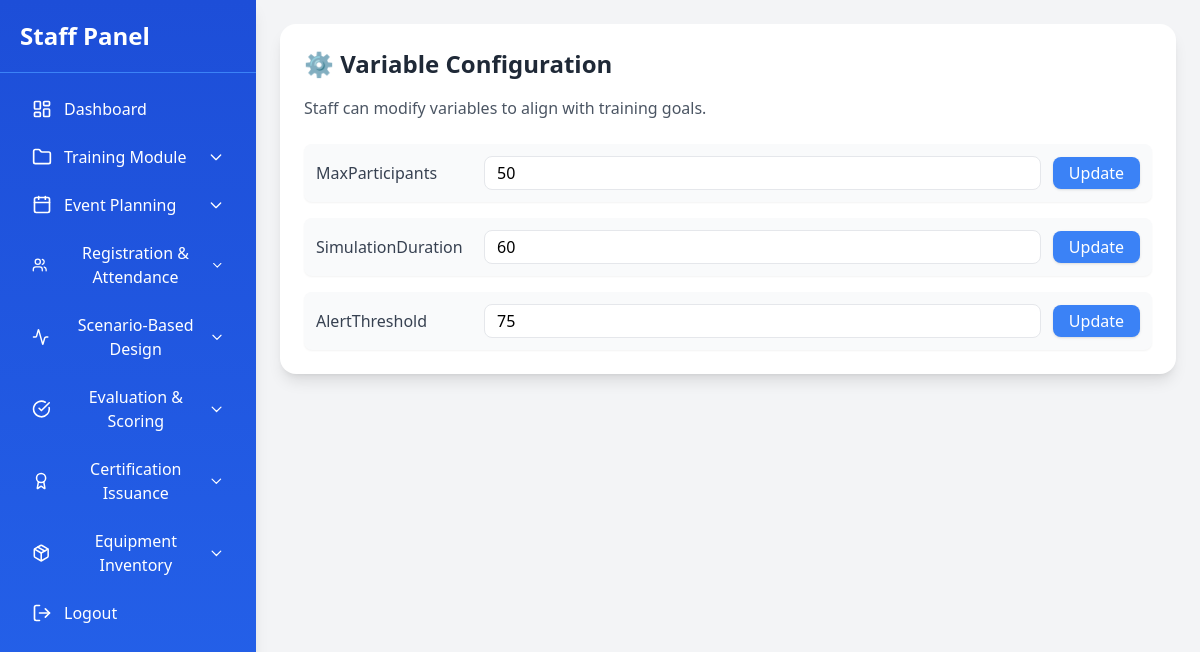
Page /staff/module4/module4.2.php on the committed database.
### tables this page shows
CREATE TABLE `training_variables` (
  `id` int(11) NOT NULL,
  `variable_name` varchar(100) NOT NULL,
  `variable_value` varchar(255) NOT NULL,
  `updated_at` timestamp NOT NULL DEFAULT current_timestamp() ON UPDATE current_timestamp()
);

### staff/module4/module4.2.php (the view, shortened to what this page needs)
<?php
$DB_HOST = "localhost";
$DB_USER = "root";
$DB_PASS = "";
$DB_NAME = "simulation_event_planning";
$conn = new mysqli($DB_HOST, $DB_USER, $DB_PASS, $DB_NAME);
$conn->query("
    CREATE TABLE IF NOT EXISTS training_variables (
        id INT AUTO_INCREMENT PRIMARY KEY,
        variable_name VARCHAR(100) NOT NULL,
        variable_value VARCHAR(255) NOT NULL,
        updated_at TIMESTAMP DEFAULT CURRENT_TIMESTAMP ON UPDATE CURRENT_TIMESTAMP
    )
");
$result = $conn->query("SELECT * FROM training_variables ORDER BY id ASC");
?>
<!DOCTYPE html>
<html lang="en">
<head>
    <script src="https://cdn.tailwindcss.com"></script>
</head>
<body class="bg-gray-100 min-h-screen flex">
    <?php include '../sidebar.php'; ?>
    <main class="flex-1 p-6">
        <div class="bg-white shadow-lg rounded-2xl p-6">
            <h1 class="text-2xl font-bold mb-4 text-gray-800">⚙️ Variable Configuration</h1>
            <p class="text-gray-600 mb-6">Staff can modify variables to align with training goals.</p>
            <div class="space-y-4">
                <?php while ($row = $result->fetch_assoc()): ?>
                    <form method="POST" class="flex flex-col sm:flex-row sm:items-center sm:justify-between bg-gray-50 p-3 rounded-lg shadow-sm gap-3">
                        <div class="flex flex-col sm:flex-row sm:items-center gap-2 w-full">
                            <label class="font-medium text-gray-700 w-40"><?= htmlspecialchars($row['variable_name']) ?></label>
                            <input type="text"
                                name="variable_value"
                                value="<?= htmlspecialchars($row['variable_value']) ?>"
                                class="flex-1 px-3 py-1 border rounded-lg focus:outline-none focus:ring focus:ring-blue-200"
                                required>
                        </div>
                        <div class="flex items-center gap-2">
                            <button type="submit" name="update"
                                    class="bg-blue-500 hover:bg-blue-600 text-white px-4 py-1 rounded-lg shadow">
                                Update
                            </button>
                        </div>
                    </form>
                <?php endwhile; ?>
            </div>
        </div>
    </main>
</body>
</html>

### rows in the picture
training_variables: variable_name "MaxParticipants", variable_value "50"
training_variables: variable_name "SimulationDuration", variable_value "60"
training_variables: variable_name "AlertThreshold", variable_value "75"
